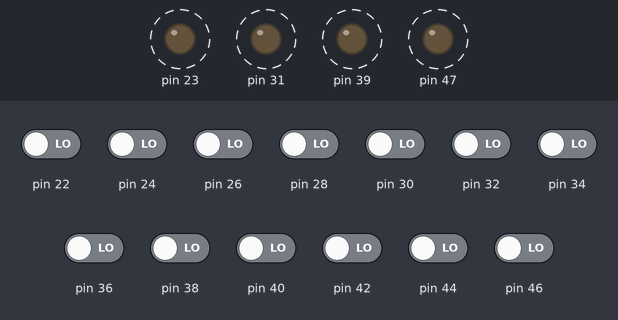
Bench run of a sketch on a simulated Arduino Mega 2560, built with avr-gcc and run on an emulated ATmega2560. Parts: output pins drawn as LEDs (lit = HIGH). Dashed ring = blinking. The test bench sets the inputs (shaded band); at power-on: pin 22, pin 24, pin 26, pin 28, pin 30, pin 32, pin 34, pin 36, pin 38, pin 40, pin 42, pin 44, pin 46 LOW. What the sketch prints to the serial monitor is not drawn.

Above: at 1.7 s.
1.8 s: pin 22 driven HIGH
4.7 s: pin 24 driven HIGH
7.7 s: pin 26 driven HIGH
10.7 s: pin 26 driven LOW
13.7 s: pin 22 driven LOW
16.7 s: pin 28 driven HIGH
Timing chart, 0 to 20.7 s (numbered marks = the images above; inputs shaded):
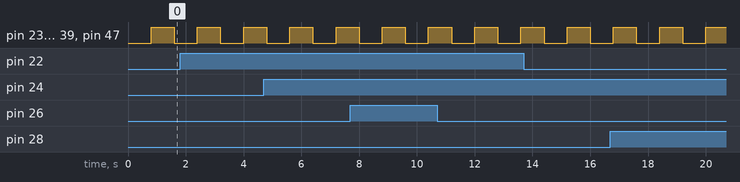

The sketch:

Test-IO.ino
```cpp
/*
   Programme de test des entrées/sorties pour le jeu de course de voiliers
*/

/*
   Clignotement d'une LED
   Paramètre onTime (0 : éteinte, -1 : allumée, >0 : clignote)
*/
class Flasher
{
    byte ledPin;
    long onTime;
    long offTime;
    int ledState;
    unsigned long previousMillis;
  public:
    Flasher(int pin, long on, long off)
    {
      ledPin = pin;
      pinMode(ledPin, OUTPUT);
      onTime = on;
      offTime = off;
      ledState = LOW;
      previousMillis = 0;
    }
    void Update()
    {
      if (onTime > 0)
      {
        unsigned long currentMillis = millis();
        if ((ledState == HIGH) && (currentMillis - previousMillis >= onTime))
        {
          ledState = LOW;
          previousMillis = currentMillis;
          digitalWrite(ledPin, ledState);
        }
        else if ((ledState == LOW) && (currentMillis - previousMillis >= onTime))
        {
          ledState = HIGH;
          previousMillis = currentMillis;
          digitalWrite(ledPin, ledState);
        }
      }
      else if (onTime == -1)
      {
        digitalWrite(ledPin, HIGH);
      }
    }
    void ChangeParameters(long on, long off)
    {
      onTime = on;
      offTime = off;
    }
};

Flasher led1(47, 800, 400);
Flasher led2(23, 800, 400);
Flasher led3(31, 800, 400);
Flasher led4(39, 800, 400);
int lastState[50];

void setup() {
  pinMode(22, INPUT);
  pinMode(24, INPUT);
  pinMode(26, INPUT);
  pinMode(28, INPUT);
  pinMode(30, INPUT);
  pinMode(32, INPUT);
  pinMode(34, INPUT);
  pinMode(36, INPUT);
  pinMode(38, INPUT);
  pinMode(40, INPUT);
  pinMode(42, INPUT);
  pinMode(44, INPUT);
  pinMode(46, INPUT);

  Serial.begin(9600);
  delay(500);
}

void loop() {
  for (int i = 22; i <= 46; i = i + 2) {
    if ((digitalRead(i) == HIGH) && (lastState[i] == LOW))
    {
      Serial.print("Entrée n° ");
      Serial.println(i);
      lastState[i] = HIGH;
    }
    if (digitalRead(i) == LOW)
    {
      lastState[i] = LOW;
    }
  }
  led1.Update();
  led2.Update();
  led3.Update();
  led4.Update();
}
```

Measured:
- by itself, pin 23, pin 31, pin 39, pin 47: alternates HIGH for 0.80 s and LOW for 0.80 s
